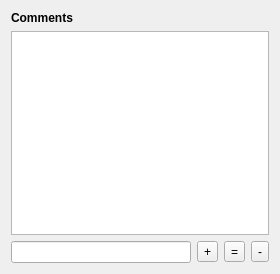
<?xml version="1.0" encoding="UTF-8"?>
<ui version="4.0">
 <class>CommentsComponent</class>
 <widget class="QFrame" name="CommentsComponent">
  <property name="geometry">
   <rect>
    <x>0</x>
    <y>0</y>
    <width>280</width>
    <height>274</height>
   </rect>
  </property>
  <property name="windowTitle">
   <string>Frame</string>
  </property>
  <layout class="QVBoxLayout" name="verticalLayout">
   <item>
    <widget class="QLabel" name="w_label">
     <property name="font">
      <font>
       <bold>true</bold>
      </font>
     </property>
     <property name="text">
      <string>Comments</string>
     </property>
    </widget>
   </item>
   <item>
    <widget class="QListWidget" name="w_list_widget">
     <property name="alternatingRowColors">
      <bool>true</bool>
     </property>
    </widget>
   </item>
   <item>
    <layout class="QHBoxLayout" name="horizontalLayout">
     <item>
      <widget class="QLineEdit" name="w_element_line_edit"/>
     </item>
     <item>
      <widget class="QToolButton" name="w_add_button">
       <property name="text">
        <string>+</string>
       </property>
      </widget>
     </item>
     <item>
      <widget class="QToolButton" name="w_assign_button">
       <property name="text">
        <string>=</string>
       </property>
      </widget>
     </item>
     <item>
      <widget class="QToolButton" name="w_remove_button">
       <property name="text">
        <string>-</string>
       </property>
      </widget>
     </item>
    </layout>
   </item>
  </layout>
 </widget>
 <resources/>
 <connections/>
</ui>
